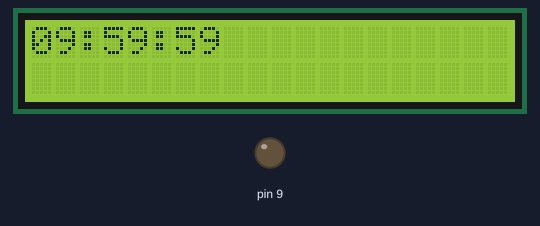
Simulated run of this sketch. Board: Arduino Uno, built with avr-gcc and run on an emulated ATmega328P. Shown: 20×2 character LCD, output pins drawn as LEDs (lit = HIGH). What the sketch prints to the serial monitor is not drawn.

Above: at 1.1 s.
At 5.1 s:
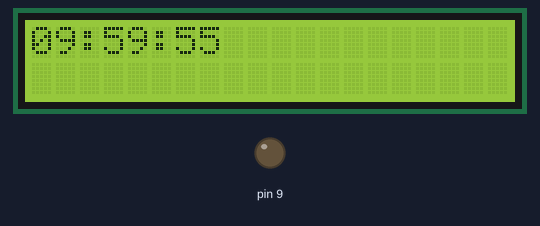
At 10.1 s:
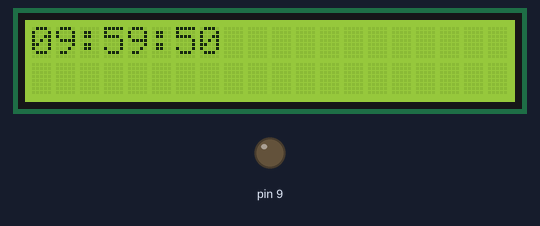
At 20.1 s:
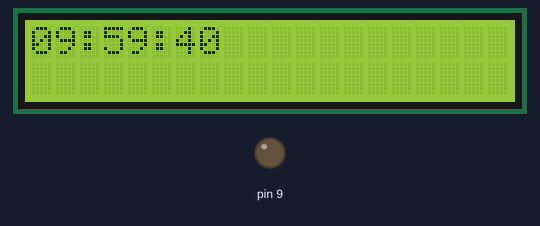
At 29.1 s:
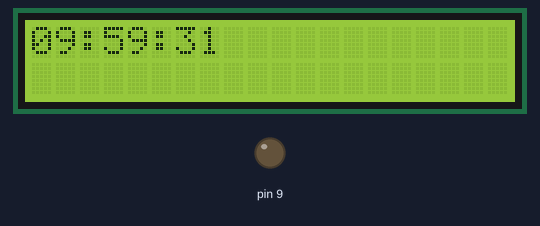
At 39.1 s:
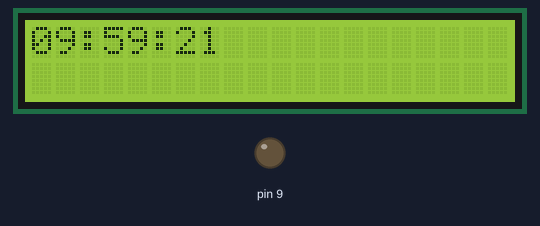

Measured:
- what the display in image 1 shows lasts 1.0 s, from 5.0 s to 6.0 s

The sketch:

timer.ino
```cpp
#include <MsTimer2.h>
#include <LiquidCrystal.h>
LiquidCrystal lcd(12, 11, 5, 4, 3, 2);
 char a[7]="100000";
void flash() {
 int i=0;
 while(Serial.available())
 {

   a[i++] = Serial.read();
  }
   if(a[0]=='0'&&a[1]=='0'&&a[2]=='0'&&a[3]=='0'&&a[4]=='0'&&a[5]=='0')
    {
      digitalWrite(9, HIGH);
     }
   else if(a[5]!='0')
   {
   a[5]--;
   }
   else if(a[5]=='0'&&a[4]!='0')
   {
   a[4]--; a[5]='9';
  }
  else if(a[5]=='0'&&a[4]=='0'&&a[3]!='0')
   {
   a[3]--;a[4]='5'; a[5]='9';
  }
   else if(a[5]=='0'&&a[4]=='0'&&a[3]=='0'&&a[2]!='0')
   {
   a[2]--; a[3]='9';a[4]='5'; a[5]='9';
  }
  else if(a[5]=='0'&&a[4]=='0'&&a[3]=='0'&&a[2]=='0'&&a[1]!='0')
   {
   a[1]--; a[2]='5';a[3]='9';a[4]='5'; a[5]='9';
  }
  else if(a[5]=='0'&&a[4]=='0'&&a[3]=='0'&&a[2]=='0'&&a[1]=='0'&&a[0]!='0')
   {
   a[0]--; a[1]='9'; a[2]='5';a[3]='9';a[4]='5'; a[5]='9';
  }
  Serial.write(a);
  Serial.println();
  lcd.setCursor(0, 0);
   lcd.write(a[0]);
    lcd.write(a[1]);
    lcd.write(":");
    lcd.write(a[2]);
    lcd.write(a[3]);
    lcd.write(":");
    lcd.write(a[4]);
    lcd.write(a[5]);
}

void setup() {
  pinMode(9, OUTPUT);
  Serial.begin(9600);
  MsTimer2::set(1000, flash);
  MsTimer2::start();
  lcd.begin(20, 2);
}
void loop()
{
}
```
